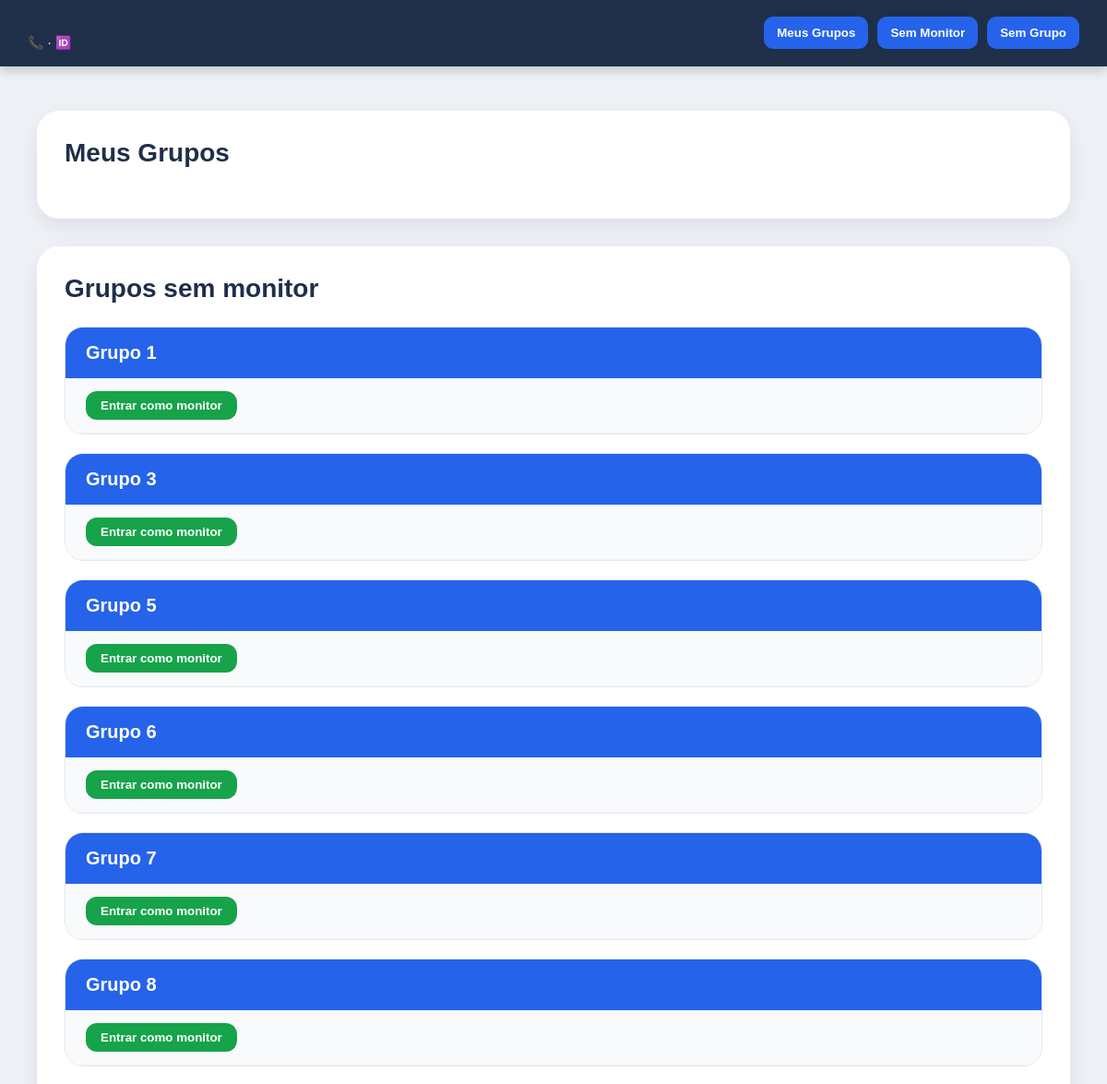
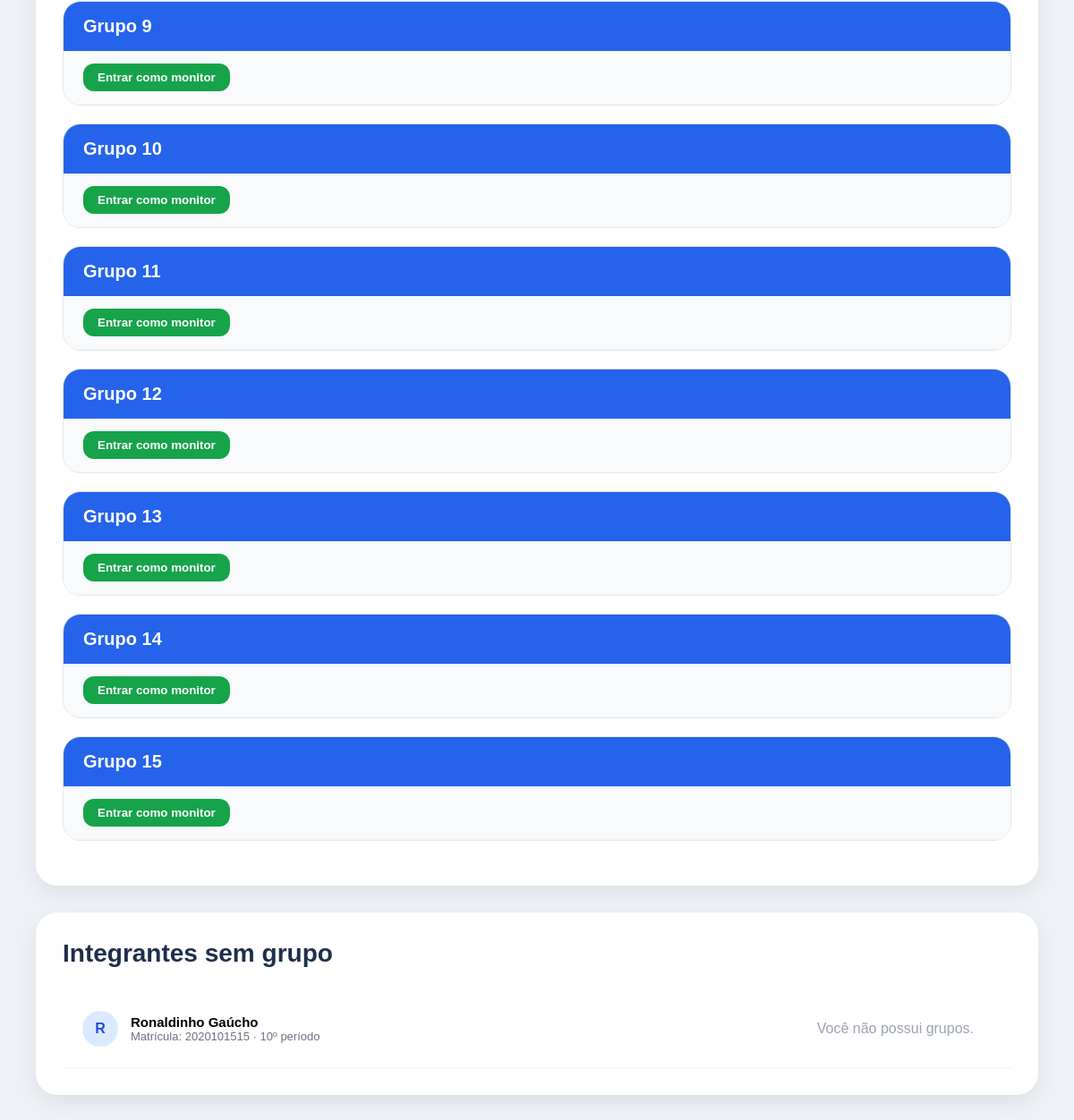
Screenshot of /monitor/ (signed in) with the database file from the repository (2 pictures, top to bottom).
### core/models.py (models this page shows, shortened)
class Grupo(models.Model):
    numero = models.IntegerField(unique=True)
    monitores = models.ManyToManyField(
        'Usuario',
        blank=True,
        related_name='grupos_monitorados'
    )
    whatsapp_link = models.URLField(blank=True, null=True)

class Usuario(AbstractUser):
    TIPOS = [
        ('monitor', 'Monitor'),
        ('integrante', 'Integrante')
    ]
    PERIODOS = [
        ('1', '1'), ('2', '2'), ('3', '3'), ('4', '4'),
        ('5', '5'), ('6', '6'), ('7', '7'), ('8', '8'),
        ('9', '9'), ('10', '10'),
    ]
    telefone_validator = RegexValidator(
        regex=r'^\d{2}\s\d{9}$',
        message='Formato correto: 24 999660787'
    )
    nome = models.CharField(max_length=100)
    matricula = models.CharField(max_length=20, unique=True)
    periodo = models.CharField(max_length=2, choices=PERIODOS)
    email = models.EmailField(unique=True)
    telefone = models.CharField(
        max_length=20,
        validators=[telefone_validator]
    )
    tipo = models.CharField(max_length=20, choices=TIPOS)
    grupo = models.ForeignKey(
        Grupo,
        on_delete=models.SET_NULL,
        null=True,
        blank=True
    )

### core/views.py (the view)
# urls.py: path('monitor/', monitor),
def monitor(request):
    usuario = request.user
    grupos = Grupo.objects.all().order_by('numero')
    meus_grupos = usuario.grupos_monitorados.all()
    grupos_sem_monitor = [
        g for g in grupos if not g.monitores.exists()
    ]
    integrantes_sem_grupo = Usuario.objects.filter(
        tipo='integrante',
        grupo=None
    ).order_by('nome')
    for grupo in grupos:
        grupo.contagem_integrantes = Usuario.objects.filter(
            grupo=grupo,
            tipo='integrante'
        ).count()
    return render(request, 'monitor.html', {
        'usuario': usuario,
        'meus_grupos': meus_grupos,
        'grupos_sem_monitor': grupos_sem_monitor,
        'integrantes_sem_grupo': integrantes_sem_grupo,
        'grupos': grupos,
    })

### core/templates/monitor.html (shortened to what this page needs)
<!DOCTYPE html>
<html lang="pt-BR">
<head>
</head>
<body>
<div class="header">
    <div class="header-info">
        <strong>{{ usuario.nome }}</strong><br>
        📞 {{ usuario.telefone }} · 🆔 {{ usuario.matricula }}
    </div>
    <div class="nav-buttons">
        <a href="#meus-grupos"><button>Meus Grupos</button></a>
        <a href="#sem-monitor"><button>Sem Monitor</button></a>
        <a href="#sem-grupo"><button>Sem Grupo</button></a>
    </div>
</div>
<div class="box" id="meus-grupos">
    <h2 class="section-title">Meus Grupos</h2>
</div>
<div class="box" id="sem-monitor">
    <h2 class="section-title">Grupos sem monitor</h2>
    {% for grupo in grupos_sem_monitor %}
        <div class="grupo-card">
            <div class="grupo-card-header">
                <span class="grupo-card-titulo">Grupo {{ grupo.numero }}</span>
            </div>
            <div class="grupo-card-actions">
                <a href="/entrar-grupo/{{ grupo.id }}/">
                    <button class="btn-sair" style="background:#16a34a;">
                        Entrar como monitor
                    </button>
                </a>
            </div>
        </div>
    {% empty %}
        <p class="empty-row">Nenhum grupo sem monitor.</p>
    {% endfor %}
</div>
<div class="box" id="sem-grupo">
    <h2 class="section-title">Integrantes sem grupo</h2>
    {% for usuario in integrantes_sem_grupo %}
        <div class="integrante-row">
            <div class="integrante-left">
                <div class="avatar">
                    {{ usuario.nome|first|upper }}
                </div>
                <div>
                    <div class="integrante-nome">{{ usuario.nome }}</div>
                    <div class="integrante-info">
                        Matrícula: {{ usuario.matricula }} · {{ usuario.periodo }}º período
                    </div>
                </div>
            </div>
            <div style="display:flex; gap:10px; flex-wrap:wrap; justify-content:flex-end;">
                {% for grupo in meus_grupos %}
                    <a href="/adicionar-integrante/{{ usuario.id }}/{{ grupo.id }}/">
                        <button class="btn-sair" style="background:#2563eb;">
                            Grupo {{ grupo.numero }}
                        </button>
                    </a>
                {% empty %}
                    <span class="empty-row">Você não possui grupos.</span>
                {% endfor %}
            </div>
        </div>
    {% empty %}
        <p class="empty-row">Nenhum integrante sem grupo.</p>
    {% endfor %}
</div>
</body>
</html>

### core/templates/monitor.html (style rules this page uses)
* { margin:0; padding:0; box-sizing:border-box; }
body { font-family: Arial, sans-serif; background:#eef1f5; padding:40px; padding-top:120px; }
.header { position:fixed; top:0; left:0; width:100%; background:#1f2f4a; color:white; display:flex; justify-content:space-between; align-items:center; padding:15px 30px; z-index:1000; box-shadow:0 4px 12px rgba(0,0,0,0.2); }
.header-info { font-size:14px; line-height:1.4; }
.nav-buttons { display:flex; gap:10px; }
.nav-buttons a { text-decoration:none; }
.nav-buttons button { background:#2563eb; color:white; border:none; padding:10px 14px; border-radius:10px; cursor:pointer; font-weight:bold; }
.box { background:white; padding:30px; border-radius:24px; margin-bottom:30px; box-shadow:0 8px 25px rgba(0,0,0,0.08); }
.section-title { color:#1f2f4a; font-size:28px; margin-bottom:25px; }
.grupo-card { border:1px solid #e5e7eb; border-radius:20px; margin-bottom:20px; overflow:hidden; }
.grupo-card-header { background:#2563eb; padding:16px 22px; display:flex; justify-content:space-between; align-items:center; }
.grupo-card-titulo { color:white; font-size:20px; font-weight:bold; }
.grupo-card-actions { padding:14px 22px; background:#f8fafc; border-bottom:1px solid #f1f5f9; }
.btn-sair { padding:8px 16px; border:none; border-radius:12px; background:#374151; color:white; font-weight:bold; cursor:pointer; }
.integrante-row { display:flex; justify-content:space-between; align-items:center; padding:14px 22px; border-bottom:1px solid #f1f5f9; }
.integrante-left { display:flex; align-items:center; gap:14px; }
.avatar { width:40px; height:40px; border-radius:50%; background:#dbeafe; color:#1d4ed8; font-weight:bold; display:flex; align-items:center; justify-content:center; }
.integrante-nome { font-weight:bold; font-size:15px; }
.integrante-info { font-size:13px; color:#6b7280; }
.empty-row { padding:20px; color:#9ca3af; }
html { scroll-behavior:smooth; }

### rows the page displays
Grupo: numero "1"
Grupo: numero "3"
Grupo: numero "5"
Grupo: numero "6"
Grupo: numero "7"
Grupo: numero "8"
Grupo: numero "9"
Grupo: numero "10"
Grupo: numero "11"
Grupo: numero "12"
Grupo: numero "13"
Grupo: numero "14"
Grupo: numero "15"
Usuario: nome|first "R", nome "Ronaldinho Gaúcho", matricula "2020101515", periodo "10"
